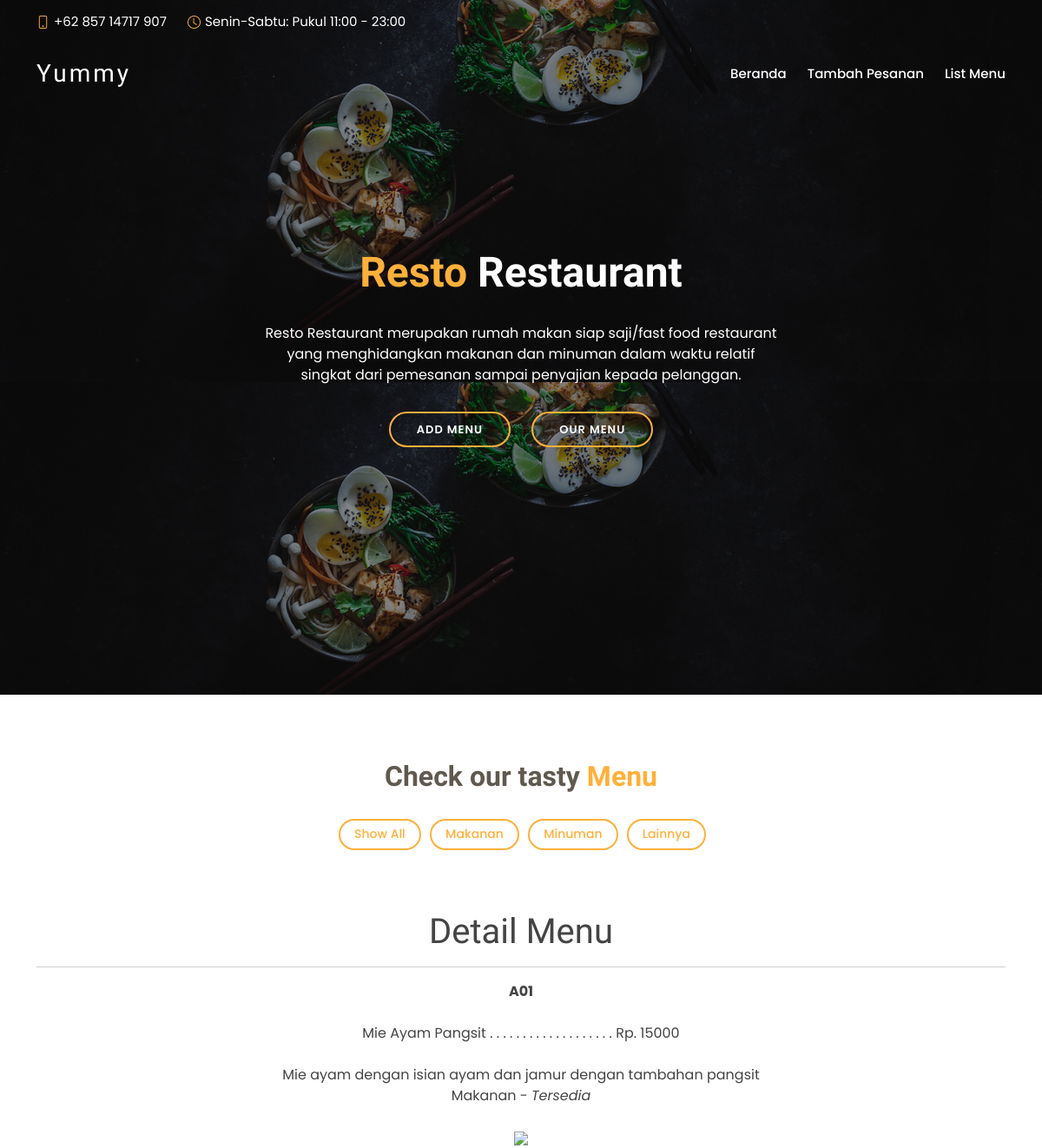
/UTS/index.php?target=detail&Kode=A01, run on the app's committed database.
### tables this page shows
CREATE TABLE `tbl_category` (
  `Kode` varchar(11) NOT NULL,
  `Nama` varchar(100) NOT NULL,
  `kategori` varchar(250) NOT NULL,
  `Harga` int(11) NOT NULL,
  `statuss` varchar(10) NOT NULL,
  `desk` varchar(500) NOT NULL,
  `img` varchar(100) NOT NULL
);

### UTS/Model/MRestaurant.php (called while the page is built, shortened)
<?php
class MRestaurant
{
    function detailRes($Kode)
    {
        require('Koneksi.php');
        $query  = "SELECT * from tbl_category WHERE Kode='$Kode'";
        $hasil = mysqli_query($koneksi, $query);
        return mysqli_fetch_array($hasil);
    }
}

### UTS/Controller/CRestaurant.php (the view, shortened to what this page needs)
<?php
require_once('Model/MRestaurant.php');
class CRestaurant
{
    function detailDB($Kode){
        $MRes=new MRestaurant();
        $z=$MRes->detailRes($Kode);
        $data = "<h1><center> Detail Menu </center></h1>";
                $data .= "<center>";
                $data .= "<hr><b><div class='menu-content'>" . $z['Kode'] ."</div></b><br>";
                $data .= "<div class='menu-content'>" . $z['Nama'] . " . . . . . . . . . . . . . . . . . . .";
                $data .= "<span> Rp. " . $z['Harga']."</span></div> <br>";
                $data .= "<div class=\"menu-ingredients\">" . $z['desk'] . "<br></div>";
                $data .= "<div class='menu-content'>" . $z['kategori'] . " - ";
                $data .= "<i>" .$z['statuss'] . "</i></div><br>";
                $data .= "<img src='gambar/". $z['img'] . "' style='width: 120px;'><br>";
                $data .= "</center>";
        require('view/Res_detail.php');
    }
}
?>

### UTS/assets/css/style.css (style rules this page uses)
body { font-family: "Poppins", sans-serif; color: #444444; }
h1, h2, h3, h4, h5, h6 { font-family: "Satisfy", sans-serif; }

### data on the page
tbl_category: Kode "A01", Nama "Mie Ayam Pangsit", Harga "15000", desk "Mie ayam dengan isian ayam dan jamur dengan tambahan pangsit", kategori "Makanan", statuss "Tersedia"
